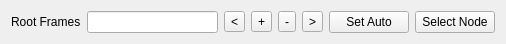
<?xml version="1.0" encoding="UTF-8"?>
<ui version="4.0">
 <class>Form</class>
 <widget class="QWidget" name="Form">
  <property name="geometry">
   <rect>
    <x>0</x>
    <y>0</y>
    <width>506</width>
    <height>33</height>
   </rect>
  </property>
  <property name="windowTitle">
   <string>Form</string>
  </property>
  <layout class="QHBoxLayout" name="horizontalLayout">
   <item>
    <widget class="QLabel" name="label">
     <property name="text">
      <string>Root Frames</string>
     </property>
    </widget>
   </item>
   <item>
    <widget class="QLineEdit" name="rootFrames_lineEdit"/>
   </item>
   <item>
    <widget class="QToolButton" name="previous_toolButton">
     <property name="text">
      <string>&lt;</string>
     </property>
    </widget>
   </item>
   <item>
    <widget class="QToolButton" name="add_toolButton">
     <property name="text">
      <string>+</string>
     </property>
    </widget>
   </item>
   <item>
    <widget class="QToolButton" name="remove_toolButton">
     <property name="text">
      <string>-</string>
     </property>
    </widget>
   </item>
   <item>
    <widget class="QToolButton" name="next_toolButton">
     <property name="text">
      <string>&gt;</string>
     </property>
    </widget>
   </item>
   <item>
    <widget class="QPushButton" name="auto_pushButton">
     <property name="text">
      <string>Set Auto</string>
     </property>
    </widget>
   </item>
   <item>
    <widget class="QPushButton" name="selectNode_pushButton">
     <property name="text">
      <string>Select Node</string>
     </property>
    </widget>
   </item>
  </layout>
 </widget>
 <resources/>
 <connections/>
</ui>
